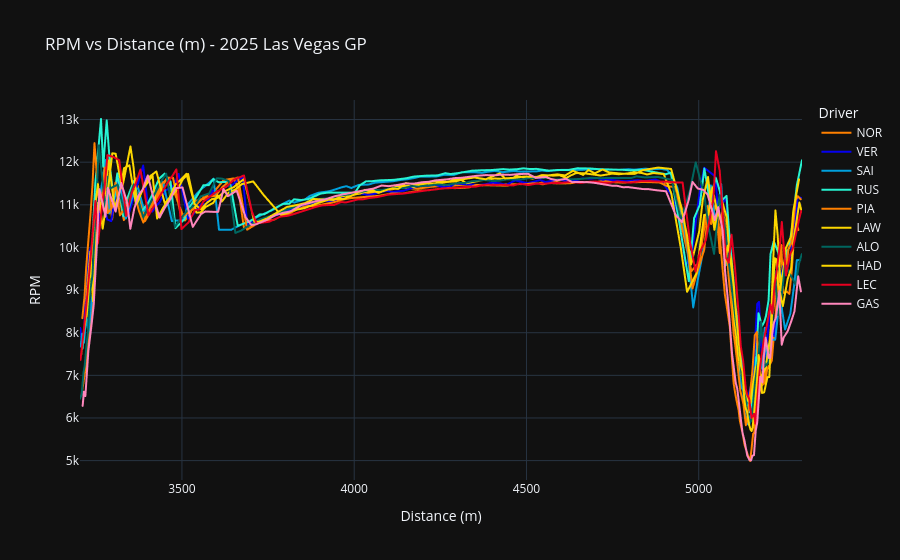

Write notebook code for a chart like this one.
### Code cell
rpm25 = px.line(
    q25_tele,
    x='Distance',
    y='RPM',
    color='Driver',
    color_discrete_map=driver_colors,
    template='plotly_dark',
    title='RPM vs Distance (m) - 2025 Las Vegas GP',
    labels={'Distance': 'Distance (m)', 'RPM': 'RPM'},
)
rpm25.show()
